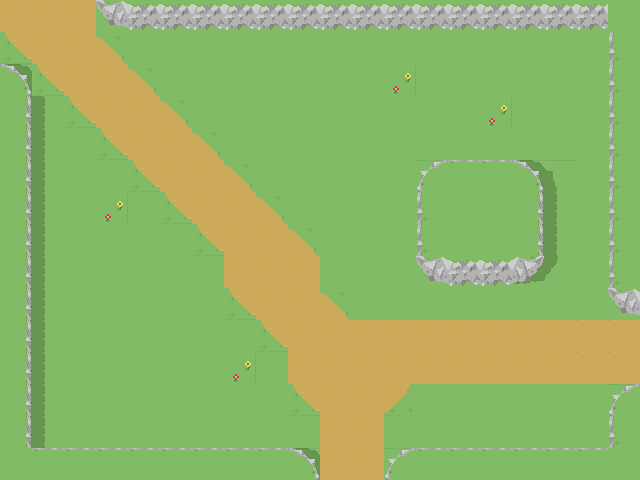

Tiled map render using the project's own tile images. Description and the whole map definition, tile-layer contents included, below:
An orthogonal 20x15 tile map with 32x32 px tiles, 1 tile layer (Camada de Blocos 1), 2 tilesets.

<map version="1.10" tiledversion="1.12.2" orientation="orthogonal" renderorder="right-down" width="20" height="15" tilewidth="32" tileheight="32" infinite="0" nextlayerid="4" nextobjectid="1">
 <tileset firstgid="1" source="tile2map16.tsx" />
 <tileset firstgid="1321" source="tile2map32.tsx" />
 <layer id="1" name="Camada de Blocos 1" width="20" height="15">
  <data encoding="csv">
1639,1639,1639,1629,1630,1630,1630,1630,1630,1630,1630,1630,1630,1630,1630,1630,1630,1630,1630,1626,
1642,1639,1639,1636,1569,1569,1569,1569,1626,1626,1626,1626,1569,1569,1569,1569,1569,1569,1569,1625,
1623,1642,1639,1639,1636,1626,1569,1626,1626,1626,1626,1626,1675,1626,1626,1626,1626,1626,1569,1625,
1627,1628,1642,1639,1639,1636,1626,1626,1606,1606,1626,1626,1626,1626,1626,1675,1626,1626,1569,1625,
1627,1628,1626,1642,1639,1639,1636,1626,1606,1606,1626,1626,1626,1626,1626,1626,1626,1626,1569,1625,
1627,1628,1626,1626,1642,1639,1639,1636,1626,1626,1626,1626,1626,1621,1622,1622,1623,1624,1569,1625,
1627,1628,1626,1675,1626,1642,1639,1639,1636,1626,1626,1626,1626,1625,1626,1626,1627,1628,1569,1625,
1627,1628,1626,1626,1626,1626,1642,1639,1639,1636,1626,1626,1626,1625,1626,1626,1627,1628,1569,1625,
1627,1628,1626,1626,1626,1626,1626,1639,1639,1639,1626,1626,1626,1629,1630,1630,1631,1632,1569,1625,
1627,1628,1626,1626,1626,1626,1626,1642,1639,1639,1636,1626,1626,1626,1626,1626,1626,1626,1569,1629,
1627,1628,1626,1626,1626,1626,1626,1626,1642,1639,1639,1639,1639,1639,1639,1639,1639,1639,1561,1561,
1627,1628,1626,1626,1626,1626,1626,1675,1626,1639,1639,1639,1639,1639,1639,1639,1639,1639,1561,1561,
1627,1628,1626,1626,1626,1626,1626,1626,1626,1642,1639,1639,1644,1626,1626,1626,1626,1626,1569,1621,
1627,1628,1569,1569,1569,1569,1569,1569,1569,1569,1639,1639,1569,1569,1569,1569,1569,1569,1569,1625,
1626,1622,1622,1622,1622,1622,1622,1622,1622,1623,1639,1639,1621,1622,1622,1622,1622,1622,1622,1626
</data>
 </layer>
 <objectgroup id="2" name="Camada de Objetos 1" />
</map>
